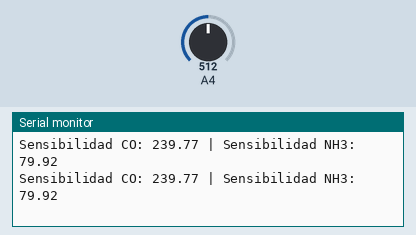
This sketch was run on a simulated Arduino Mega 2560, built with avr-gcc and run on an emulated ATmega2560. On the bench: the last lines printed to the serial monitor. Inputs (shaded band) come from the test bench; at power-on: A4 = 512.

Above: at 1.8 s.
1.9 s: A4 set to 0
At 2.5 s:
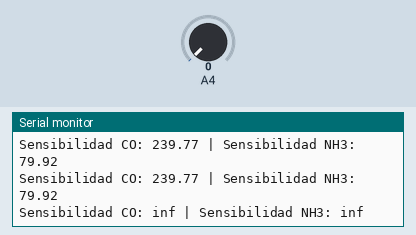
4.5 s: A4 set to 122
At 5.8 s:
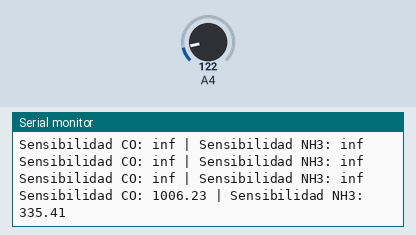

Measured:
- after the input at 1.9 s, the serial monitor: prints a new line after 0.10 s (image 1)
- after the input at 4.5 s, the serial monitor: prints a new line after 0.51 s (image 2)

The sketch:

calibracionMQ135.ino
```cpp
#include <Arduino.h>

#define MQ135_PIN 36

#define SENSIBILIDAD_CO_CALIBRADO 600
#define SENSIBILIDAD_NH3_CALIBRADO 200

void setup() {
  Serial.begin(115200);
 // pinMode(MQ135_PIN, INPUT_ANALOG);
}

void loop() {
  int lectura_aire_limpio = analogRead(MQ135_PIN);
  float Ro = (lectura_aire_limpio * 5.0) / 1023.0;

  // Calcular la sensibilidad para CO
  float sensibilidad_co = SENSIBILIDAD_CO_CALIBRADO / Ro;

  // Calcular la sensibilidad para NH3
  float sensibilidad_nh3 = SENSIBILIDAD_NH3_CALIBRADO / Ro;

  Serial.print("Sensibilidad CO: ");
  Serial.print(sensibilidad_co);
  Serial.print(" | Sensibilidad NH3: ");
  Serial.println(sensibilidad_nh3);

  delay(1000);
}
```
